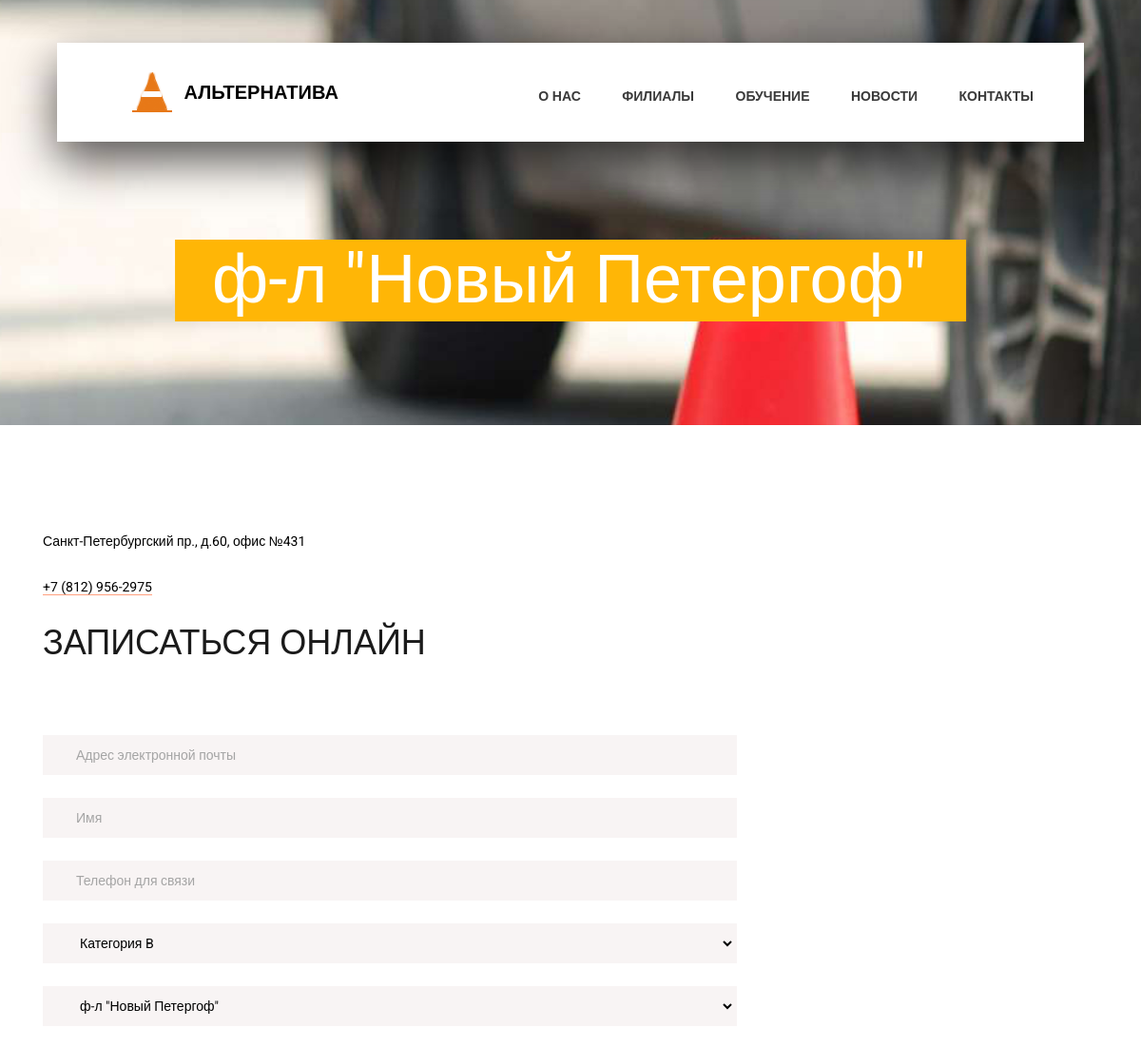
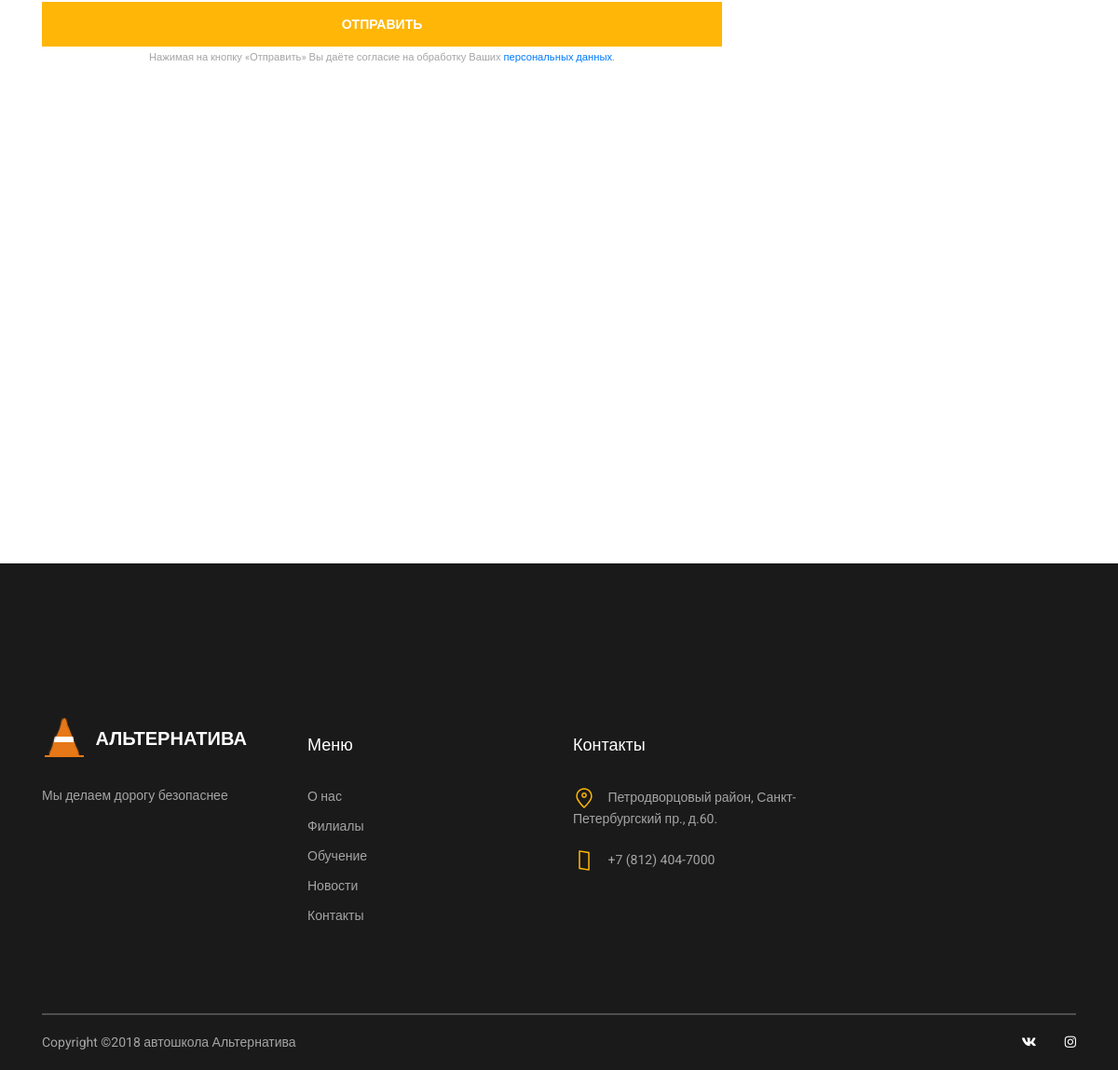
The page /classes/petergof/ on the database its author committed (2 pictures, top to bottom).
### schooldriving/models.py (models this page shows, shortened)
class Branches(models.Model):
    name = models.CharField('Название филиала:', max_length=500)
    address = models.CharField('Адрес филиала:', max_length=500)
    phone = models.CharField('Номер телефона:', max_length=25, default='',)
    lat = models.CharField('Широта', max_length=50, default=None,
                                   help_text='Введите гео-координаты филиала вформате:60.0520376.Взять в google')
    lng = models.CharField('Долгота', max_length=50, default=None,help_text='Введите гео-координаты филиала вформате:30.334460.Взять в google')
    url = models.CharField('Url страницы для записи', max_length=250,help_text='gorelovo', default='')
    is_active = models.BooleanField('Активен:', default=True)
    description = RichTextField('Описание:', blank=True, null=True,)
    comments = models.CharField('Комментарий:', max_length=500, blank=True, null=True,)
    class Meta:
        verbose_name = 'Филиал'
        verbose_name_plural = 'Филиалы'

### schooldriving/views.py (the view)
# urls.py: path('classes/<branch>/', views.form_record, name='form'),
def form_record(request, branch):
    branches = Branches.objects.get(url=branch)
    category = Price.objects.all()
    branch_name = branches.name
    return render(request, 'record_courses.html', locals())

### schooldriving/templates/record_courses.html (shortened to what this page needs)
<!DOCTYPE html>
<html lang="en">
<head>
    {% load static %}
    <link rel="stylesheet" type="text/css" href="{% static 'styles/bootstrap4/bootstrap.min.css' %}">
    <link href="{% static 'plugins/fontawesome-free-5.0.1/css/fontawesome-all.css' %}" rel="stylesheet" type="text/css">
    <link rel="stylesheet" type="text/css" href="{% static 'styles/contact_styles.css' %}">
    <link rel="stylesheet" type="text/css" href="{% static 'styles/contact_responsive.css' %}">
</head>
<body>
<div class="super_container">
    <header class="header d-flex flex-row">
        <div class="header_content d-flex flex-row align-items-center">
            <div class="logo_container">
                <div class="logo">
                    <img src="{% static 'images/logo.png' %}" alt="">
                    <span><a id="logo-name" href="/">Альтернатива</a></span>
                </div>
            </div>
            <nav class="main_nav_container">
                <div class="main_nav">
                    <ul class="main_nav_list">
                        <li class="main_nav_item"><a href="/">О Нас</a></li>
                        <li class="main_nav_item"><a href="/classes">Филиалы</a></li>
                        <li class="main_nav_item"><a href="#course">Обучение</a></li>
                        <li class="main_nav_item"><a href="/news">Новости</a></li>
                        <li class="main_nav_item"><a href="/contacts">Контакты</a></li>
                    </ul>
                </div>
            </nav>
        </div>
    </header>
    <div class="home">
        <div class="home_background_container prlx_parent">
            <div class="home_background prlx"
                 style="background-image:url({% static 'images/news_background.jpg' %})"></div>
        </div>
        <div class="home_content">
            <h1>{{ branch_name }}</h1>
        </div>
    </div>
    <div class="contact">
        <div class="container">
            <div class="row">
                <div class="col-lg-8">
                    <p>{{ branches.address }}</p>
                    <p><a href="tel://{{ branches.phone }}">{{ branches.phone }}</a></p>
                </div>
            </div>
            <div class="row">
                <div class="col-lg-8">
                    <div class="contact_form">
                        <div class="contact_title">ЗАПИСАТЬСЯ ОНЛАЙН</div>
                        <div class="contact_form_container">
                            <form id="add-order" action="{% url 'add_order' %}" method="POST">
                                <input type="email" name="email" class="input_field"
                                       placeholder="Адрес электронной почты" required="required"
                                       data-error="Valid email is required.">
                                <input type="text" name="full_name" class="input_field "
                                       placeholder="Имя" required="required"
                                       data-error="Valid phone is required.">
                                <input type="tel" name="phone" class="input_field "
                                       placeholder="Телефон для связи" required="required"
                                       data-error="Valid phone is required.">
                                <select class="input_field" name="category">
                                    {% for cat in category %}
                                        <option value="{{ cat.name }}">{{ cat.name }}</option>
                                    {% endfor %}
                                </select>
                                <select class="input_field" name="branch">
                                    <option value="{{ branch_name }}">{{ branch_name }}</option>
                                </select>
                                <button name="contact_send_btn" type="submit" class="contact_send_btn trans_200"
                                        value="Submit">Отправить
                                </button>
                                <div style="text-align:center;">
                                    <small>Нажимая на кнопку «Отправить» Вы даёте согласие на обработку Ваших <a
                                            href="/confidential">персональных данных</a>.
                                    </small>
                                </div>
                            </form>
                        </div>
                    </div>
                </div>
            </div>
            <div class="row">
                <div class="col">
                    <div id="google_maps">
                        <div class="map_container">
                            <div id="map"></div>
                        </div>
                    </div>
                </div>
            </div>
        </div>
    </div>
    <footer class="footer">
        <div class="container">
            <div class="footer_content">
                <div class="row">
                    <div class="col-lg-3 footer_col">
                        <div class="logo_container">
                            <div class="logo">
                                <img src="{% static 'images/logo.png' %}" alt="">
                                <span>Альтернатива</span>
                            </div>
                        </div>
                        <p class="footer_about_text">Мы делаем дорогу безопаснее</p>
                    </div>
                    <div class="col-lg-3 footer_col">
                        <div class="footer_column_title">Меню</div>
                        <div class="footer_column_content">
                            <ul>
                                <li class="footer_list_item"><a href="/">О нас</a></li>
                                <li class="footer_list_item"><a href="/classes">Филиалы</a></li>
                                <li class="footer_list_item"><a href="/#course">Обучение</a></li>
                                <li class="footer_list_item"><a href="/news">Новости</a></li>
                                <li class="footer_list_item"><a href="/contacts">Контакты</a></li>
                            </ul>
                        </div>
                    </div>
                    <div class="col-lg-3 footer_col">
                        <div class="footer_column_title">Контакты</div>
                        <div class="footer_column_content">
                            <ul>
                                <li class="footer_contact_item">
                                    <div class="footer_contact_icon">
                                        <img src="{% static 'images/placeholder.svg' %}"
                                             alt="https://www.flaticon.com/authors/lucy-g">
                                    </div>
                                    Петродворцовый район, Санкт-Петербургский пр., д.60.
                                </li>
                                <li class="footer_contact_item">
                                    <div class="footer_contact_icon">
                                        <img src="{% static 'images/smartphone.svg' %}"
                                             alt="https://www.flaticon.com/authors/lucy-g">
                                    </div>
                                    +7 (812) 404-7000
                                </li>
                            </ul>
                        </div>
                    </div>
                </div>
            </div>
            <div class="footer_bar d-flex flex-column flex-sm-row align-items-center">
                <div class="footer_copyright">
					<span>
Copyright &copy;<script>document.write(new Date().getFullYear());</script> автошкола Альтернатива</span>
                </div>
                <div class="footer_social ml-sm-auto">
                    <ul class="menu_social">
                        <li class="menu_social_item"><a href="#"><i class="fab fa-vk"></i></a></li>
                        <li class="menu_social_item"><a href="#"><i class="fab fa-instagram"></i></a></li>
                    </ul>
                </div>
            </div>
        </div>
    </footer>
</div>
</body>
</html>

### schooldriving/static/styles/contact_responsive.css (style rules this page uses)
@media only screen and (max-width: 1380px) { .header { width: 1200px; } }
@media only screen and (max-width: 1380px) { .header_content { width: calc(100% - 219px); } }
@media only screen and (max-width: 1380px) { .main_nav_container { padding-right: 63px; } }
@media only screen and (max-width: 1280px) { .header { width: 90%; } }
@media only screen and (max-width: 1280px) { .header_content { width: 100%; } }
@media only screen and (max-width: 1280px) { .main_nav_container { padding-right: 53px; } }

### rows shown on the page
Branches: name "ф-л \"Новый Петергоф\"", address "Санкт-Петербургский пр., д.60, офис №431", phone "+7 (812) 956-2975", branch "ф-л \"Новый Петергоф\""

### other values the page prints
form field category "Категория B"
